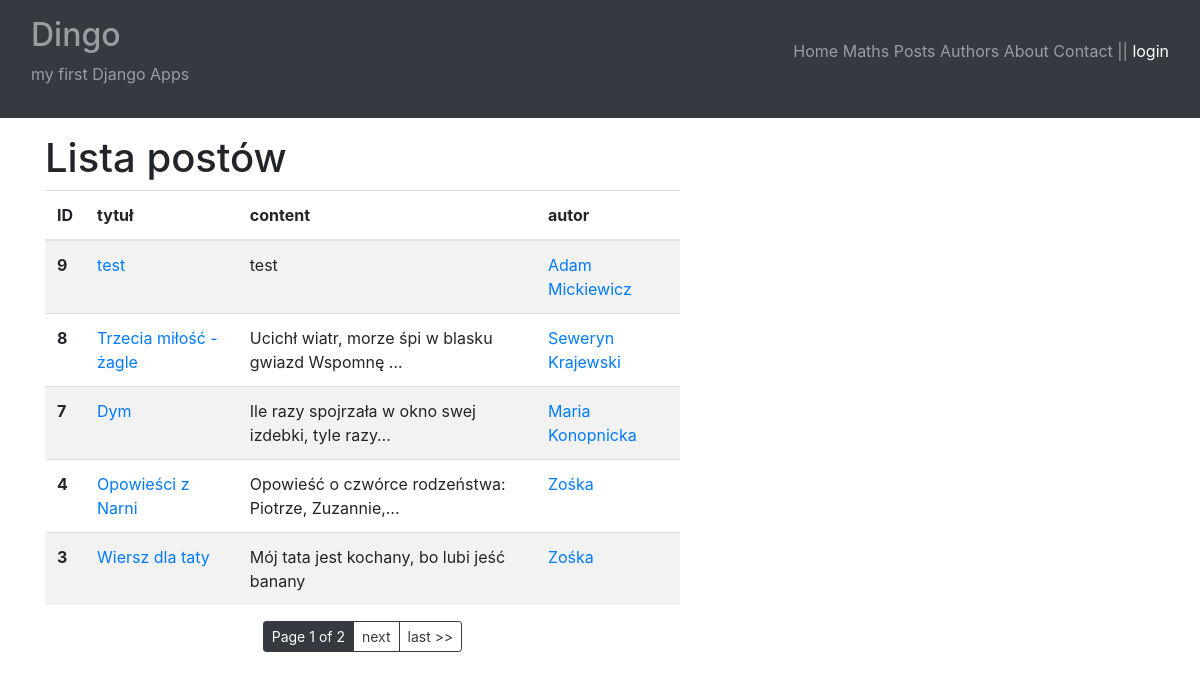
Before: /blog/posts-list/ with the older database file.
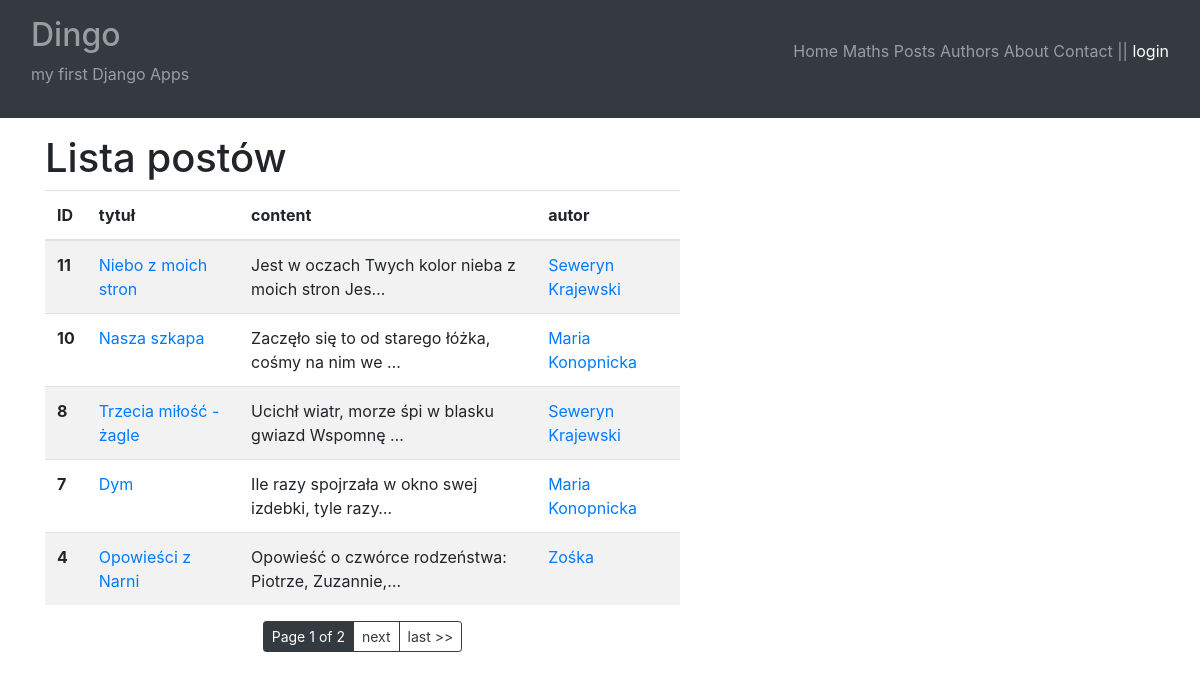
After: the same page with the newer database file.
### posts/models.py (models this page shows, shortened)
class Post(models.Model):
    title = models.CharField(
        max_length=65,
        unique=True
    )
    content = models.TextField()
    create = models.DateTimeField(auto_now_add=True)
    modified = models.DateTimeField(
        auto_now=True,
        blank=True,
        null=True
    )
    author = models.ForeignKey(
        "posts.Author",
        on_delete=models.CASCADE,
        blank=True,
        null=True
    )
    class Meta:
        ordering = ["-modified"]

class Author(models.Model):
    nick = models.CharField(max_length=25, unique=True)
    bio = models.TextField(
        blank=True,
        null=True
    )
    email = models.EmailField()
    def __str__(self):
        return f"{self.nick}"

### posts/views.py (the view, shortened to what this page needs)
# urls.py: path("posts-list/", posts_list, name="posts_list"),
def posts_list(request):
    posts = Post.objects.all()
    paginator = Paginator(posts, 5)
    page_number = request.GET.get("page")
    posts = paginator.get_page(page_number)
    post_form = PostForm()
    return render(
        request=request,
        template_name="posts/posts_list.html",
        context={
            "posts": posts,
            "post_form": post_form
        }
    )

### posts/templates/posts/posts_list.html (shortened to what this page needs)
{% extends "main.html" %}
{% load bootstrap4 %}
{% block content %}
<div class="row">
    <div class="col-7">
        <h1>Lista postów</h1>
        <table class="table table-striped">
            <thead>
              <tr>
                <th scope="col">ID</th>
                <th scope="col">tytuł</th>
                <th scope="col">content</th>
                <th scope="col">autor</th>
              </tr>
            </thead>
            <tbody>
                {% for p in posts %}
                    <tr>
                        <th scope="row">{{ p.id }}</th>
                        <td><a href="{% url 'blog:post_details' p.id %}">{{ p.title }}</a></td>
                        <td>{{ p.content|truncatechars:50 }}</td>
                        <td><a href="{% url 'blog:author_details' p.author_id %}">{{ p.author }}</a></td>
                    </tr>
                {% endfor %}
            </tbody>
        </table>
        <div class="text-center">
            <div class="btn-group" role="group">
                        <button class="btn btn-dark btn-sm">Page {{ posts.number }} of {{ posts.paginator.num_pages }}</button>
                    {% if posts.has_next %}
                        <a class="btn btn-outline-dark btn-sm" href="?page={{ posts.next_page_number }}">next</a>
                        <a class="btn btn-outline-dark btn-sm" href="?page={{ posts.paginator.num_pages }}">last >></a>
                    {% endif %}
            </div>
        </div>
    </div>
    <div class="col">
    </div>
</div>
{% endblock %}

### templates/main.html (shortened to what this page needs)
{% load bootstrap4 %}
<!DOCTYPE html>
<html lang="en">
<head>
   {% load static %}
   <link rel="stylesheet" type="text/css" href="{% static 'maths/css/style.css' %}">
   {% bootstrap_css %}
</head>
<body>
   <nav class="navbar sticky-top navbar-dark bg-dark mb-3">
      <div class="container-fluid">
         <span class="navbar-text navbar-lg">
            <h2>Dingo</h2>
            <p>my first Django Apps</p>
         </span>
         <div class="inline">
            <a class="navbar-text" href="{% url 'welcome' %}">Home</a>
            <a class="navbar-text" href="{% url 'maths:list' %}">Maths</a>
            <a class="navbar-text" href="{% url 'blog:posts_list' %}">Posts</a>
            <a class="navbar-text" href="{% url 'blog:authors_list' %}">Authors</a>
            <a class="navbar-text" href="{% url 'about' %}">About</a>
            <a class="navbar-text" href="{% url 'contact' %}">Contact</a>
            {% if user.is_authenticated %}
               <p class="navbar-text">
                  || {{ user.username }} | <a href="{% url 'logout' %}?next={{ request.get_full_path }}">logout</a>
               </p>
            {% else %}
               <p class="navbar-text">|| <a class="navbar-text" href="{% url 'login' %}?next={{ request.get_full_path }}">login</a></p>
            {% endif %}
         </div>
      </div>
   </nav>
   <div id="content">
      <div class="container">
         {% block content %}
         {% endblock %}
      </div>
   </div>
</body>
</html>

Changed rows visible on the page:
removed Post: id "9", title "test", content "test", author "Adam Mickiewicz"
no longer on this page (row unchanged): Post: id "3", title "Wiersz dla taty", content "Mój tata jest kochany, bo lubi jeść banany", author "Zośka"
added Post: id "11", title "Niebo z moich stron", content "Jest w oczach Twych kolor nieba z moich stron Jes…", author "Seweryn Krajewski"
added Post: id "10", title "Nasza szkapa", content "Zaczęło się to od starego łóżka, cośmy na nim we …", author "Maria Konopnicka"
